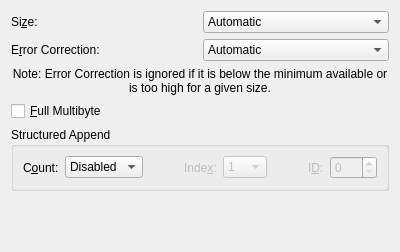
<?xml version="1.0" encoding="UTF-8"?>
<ui version="4.0">
 <class>grpGrid</class>
 <widget class="QWidget" name="grpGrid">
  <property name="geometry">
   <rect>
    <x>0</x>
    <y>0</y>
    <width>400</width>
    <height>227</height>
   </rect>
  </property>
  <property name="maximumSize">
   <size>
    <width>600</width>
    <height>16777215</height>
   </size>
  </property>
  <property name="windowTitle">
   <string>Form</string>
  </property>
  <layout class="QVBoxLayout" name="verticalLayout">
   <item>
    <layout class="QGridLayout" name="gridLayout">
     <item row="0" column="0">
      <widget class="QLabel" name="labelGridSize">
       <property name="text">
        <string>Si&amp;ze:</string>
       </property>
       <property name="toolTip">
        <string>Set size (version) of symbol</string>
       </property>
       <property name="buddy">
        <cstring>cmbGridSize</cstring>
       </property>
      </widget>
     </item>
     <item row="0" column="1">
      <widget class="QComboBox" name="cmbGridSize">
       <property name="maxVisibleItems">
        <number>14</number>
       </property>
       <property name="toolTip">
        <string>Set size (version) of symbol</string>
       </property>
       <item>
        <property name="text">
         <string>Automatic</string>
        </property>
       </item>
       <item>
        <property name="text">
         <string>18 x 18 (Version 1)</string>
        </property>
       </item>
       <item>
        <property name="text">
         <string>30 x 30 (Version 2)</string>
        </property>
       </item>
       <item>
        <property name="text">
         <string>42 x 42 (Version 3)</string>
        </property>
       </item>
       <item>
        <property name="text">
         <string>54 x 54 (Version 4)</string>
        </property>
       </item>
       <item>
        <property name="text">
         <string>66 x 66 (Version 5)</string>
        </property>
       </item>
       <item>
        <property name="text">
         <string>78 x 78 (Version 6)</string>
        </property>
       </item>
       <item>
        <property name="text">
         <string>90 x 90 (Version 7)</string>
        </property>
       </item>
       <item>
        <property name="text">
         <string>102 x 102 (Version 8)</string>
        </property>
       </item>
       <item>
        <property name="text">
         <string>114 x 114 (Version 9)</string>
        </property>
       </item>
       <item>
        <property name="text">
         <string>126 x 126 (Version 10)</string>
        </property>
       </item>
       <item>
        <property name="text">
         <string>138 x 138 (Version 11)</string>
        </property>
       </item>
       <item>
        <property name="text">
         <string>150 x 150 (Version 12)</string>
        </property>
       </item>
       <item>
        <property name="text">
         <string>162 x 162 (Version 13)</string>
        </property>
       </item>
      </widget>
     </item>
     <item row="1" column="0">
      <widget class="QLabel" name="labelGridECC">
       <property name="text">
        <string>E&amp;rror Correction:</string>
       </property>
       <property name="toolTip">
        <string>Set percentage of capacity to use for
error correction codewords</string>
       </property>
       <property name="buddy">
        <cstring>cmbGridECC</cstring>
       </property>
      </widget>
     </item>
     <item row="1" column="1">
      <widget class="QComboBox" name="cmbGridECC">
       <property name="toolTip">
        <string>Set percentage of capacity to use for
error correction codewords</string>
       </property>
       <item>
        <property name="text">
         <string>Automatic</string>
        </property>
       </item>
       <item>
        <property name="text">
         <string>~10%</string>
        </property>
       </item>
       <item>
        <property name="text">
         <string>~20%</string>
        </property>
       </item>
       <item>
        <property name="text">
         <string>~30%</string>
        </property>
       </item>
       <item>
        <property name="text">
         <string>~40%</string>
        </property>
       </item>
       <item>
        <property name="text">
         <string>~50%</string>
        </property>
       </item>
      </widget>
     </item>
    </layout>
   </item>
   <item>
    <widget class="QLabel" name="noteGridECC">
     <property name="sizePolicy">
      <sizepolicy hsizetype="Preferred" vsizetype="Fixed">
       <horstretch>0</horstretch>
       <verstretch>0</verstretch>
      </sizepolicy>
     </property>
     <property name="text">
      <string>Note: Error Correction is ignored if it is below the minimum available or is too high for a given size.</string>
     </property>
     <property name="textFormat">
      <enum>Qt::PlainText</enum>
     </property>
     <property name="alignment">
      <set>Qt::AlignCenter</set>
     </property>
     <property name="wordWrap">
      <bool>true</bool>
     </property>
    </widget>
   </item>
   <item>
    <widget class="QCheckBox" name="chkGridFullMultibyte">
     <property name="text">
      <string>&amp;Full Multibyte</string>
     </property>
     <property name="checked">
      <bool>false</bool>
     </property>
     <property name="toolTip">
      <string>Use Hanzi multibyte encoding for binary
and Latin data</string>
     </property>
    </widget>
   </item>
   <item>
    <widget class="QGroupBox" name="groupBoxGridStructApp">
     <property name="title">
      <string>Structured Append</string>
     </property>
     <property name="toolTip">
      <string>Grid Matrix supports Structured Append of up to
16 symbols</string>
     </property>
     <layout class="QGridLayout" name="gridLayoutGridStructApp">
      <item row="0" column="0">
       <widget class="QLabel" name="lblGridStructAppCount">
        <property name="text">
         <string>C&amp;ount:</string>
        </property>
        <property name="alignment">
         <set>Qt::AlignLeft|Qt::AlignLeading|Qt::AlignVCenter</set>
        </property>
        <property name="buddy">
         <cstring>cmbGridStructAppCount</cstring>
        </property>
        <property name="toolTip">
         <string>Mark symbol as part of a Structured Append sequence
containing a total of this number of symbols
Value ranges from 2 to 16</string>
        </property>
       </widget>
      </item>
      <item row="0" column="1">
       <widget class="QComboBox" name="cmbGridStructAppCount">
        <property name="sizePolicy">
         <sizepolicy hsizetype="Preferred" vsizetype="Fixed">
          <horstretch>0</horstretch>
          <verstretch>0</verstretch>
         </sizepolicy>
        </property>
        <property name="toolTip">
         <string>Mark symbol as part of a Structured Append sequence
containing a total of this number of symbols
Value ranges from 2 to 16</string>
        </property>
        <item>
         <property name="text">
          <string>Disabled</string>
         </property>
        </item>
        <item>
         <property name="text">
          <string>2</string>
         </property>
        </item>
        <item>
         <property name="text">
          <string>3</string>
         </property>
        </item>
        <item>
         <property name="text">
          <string>4</string>
         </property>
        </item>
        <item>
         <property name="text">
          <string>5</string>
         </property>
        </item>
        <item>
         <property name="text">
          <string>6</string>
         </property>
        </item>
        <item>
         <property name="text">
          <string>7</string>
         </property>
        </item>
        <item>
         <property name="text">
          <string>8</string>
         </property>
        </item>
        <item>
         <property name="text">
          <string>9</string>
         </property>
        </item>
        <item>
         <property name="text">
          <string>10</string>
         </property>
        </item>
        <item>
         <property name="text">
          <string>11</string>
         </property>
        </item>
        <item>
         <property name="text">
          <string>12</string>
         </property>
        </item>
        <item>
         <property name="text">
          <string>13</string>
         </property>
        </item>
        <item>
         <property name="text">
          <string>14</string>
         </property>
        </item>
        <item>
         <property name="text">
          <string>15</string>
         </property>
        </item>
        <item>
         <property name="text">
          <string>16</string>
         </property>
        </item>
       </widget>
      </item>
      <item row="0" column="2">
       <spacer name="spacerGridStructApp2">
        <property name="orientation">
         <enum>Qt::Horizontal</enum>
        </property>
        <property name="sizeHint">
         <size>
          <width>10</width>
          <height>20</height>
         </size>
        </property>
       </spacer>
	  </item>
      <item row="0" column="3">
       <widget class="QLabel" name="lblGridStructAppIndex">
        <property name="enabled">
         <bool>false</bool>
        </property>
        <property name="text">
         <string>Inde&amp;x:</string>
        </property>
        <property name="alignment">
         <set>Qt::AlignLeft|Qt::AlignLeading|Qt::AlignVCenter</set>
        </property>
        <property name="buddy">
         <cstring>cmbGridStructAppIndex</cstring>
        </property>
        <property name="toolTip">
         <string>Position of symbol in Structured Append sequence
Value ranges from 1 to count
(ignored if disabled)</string>
        </property>
       </widget>
      </item>
      <item row="0" column="4">
       <widget class="QComboBox" name="cmbGridStructAppIndex">
        <property name="enabled">
         <bool>false</bool>
        </property>
        <property name="sizePolicy">
         <sizepolicy hsizetype="Preferred" vsizetype="Fixed">
          <horstretch>0</horstretch>
          <verstretch>0</verstretch>
         </sizepolicy>
        </property>
        <property name="toolTip">
         <string>Position of symbol in Structured Append sequence
Value ranges from 1 to count
(ignored if disabled)</string>
        </property>
        <item>
         <property name="text">
          <string>1</string>
         </property>
        </item>
        <item>
         <property name="text">
          <string>2</string>
         </property>
        </item>
        <item>
         <property name="text">
          <string>3</string>
         </property>
        </item>
        <item>
         <property name="text">
          <string>4</string>
         </property>
        </item>
        <item>
         <property name="text">
          <string>5</string>
         </property>
        </item>
        <item>
         <property name="text">
          <string>6</string>
         </property>
        </item>
        <item>
         <property name="text">
          <string>7</string>
         </property>
        </item>
        <item>
         <property name="text">
          <string>8</string>
         </property>
        </item>
        <item>
         <property name="text">
          <string>9</string>
         </property>
        </item>
        <item>
         <property name="text">
          <string>10</string>
         </property>
        </item>
        <item>
         <property name="text">
          <string>11</string>
         </property>
        </item>
        <item>
         <property name="text">
          <string>12</string>
         </property>
        </item>
        <item>
         <property name="text">
          <string>13</string>
         </property>
        </item>
        <item>
         <property name="text">
          <string>14</string>
         </property>
        </item>
        <item>
         <property name="text">
          <string>15</string>
         </property>
        </item>
        <item>
         <property name="text">
          <string>16</string>
         </property>
        </item>
       </widget>
      </item>
      <item row="0" column="5">
       <spacer name="spacerGridStructApp5">
        <property name="orientation">
         <enum>Qt::Horizontal</enum>
        </property>
        <property name="sizeHint">
         <size>
          <width>10</width>
          <height>20</height>
         </size>
        </property>
       </spacer>
	  </item>
      <item row="0" column="6">
       <widget class="QLabel" name="lblGridStructAppID">
        <property name="enabled">
         <bool>false</bool>
        </property>
        <property name="toolTip">
         <string>ID (file signature) to indicate that symbols belong
to the same Structured Append sequence
Value ranges from 0 to 255
(ignored if disabled)</string>
        </property>
        <property name="text">
         <string>I&amp;D:</string>
        </property>
        <property name="alignment">
         <set>Qt::AlignLeft|Qt::AlignLeading|Qt::AlignVCenter</set>
        </property>
        <property name="buddy">
         <cstring>spnGridStructAppID</cstring>
        </property>
       </widget>
      </item>
      <item row="0" column="7">
       <widget class="QSpinBox" name="spnGridStructAppID">
        <property name="enabled">
         <bool>false</bool>
        </property>
        <property name="toolTip">
         <string>ID (file signature) to indicate that symbols belong
to the same Structured Append sequence
Value ranges from 0 to 255
(ignored if disabled)</string>
        </property>
        <property name="minimum">
         <number>0</number>
        </property>
        <property name="maximum">
         <number>255</number>
        </property>
        <property name="value">
         <number>0</number>
        </property>
       </widget>
      </item>
     </layout>
    </widget>
   </item>
   <item>
    <spacer name="verticalSpacer">
     <property name="orientation">
      <enum>Qt::Vertical</enum>
     </property>
     <property name="sizeType">
      <enum>QSizePolicy::MinimumExpanding</enum>
     </property>
     <property name="sizeHint" stdset="0">
      <size>
       <width>20</width>
       <height>50</height>
      </size>
     </property>
    </spacer>
   </item>
  </layout>
 </widget>
 <resources/>
 <connections/>
</ui>
